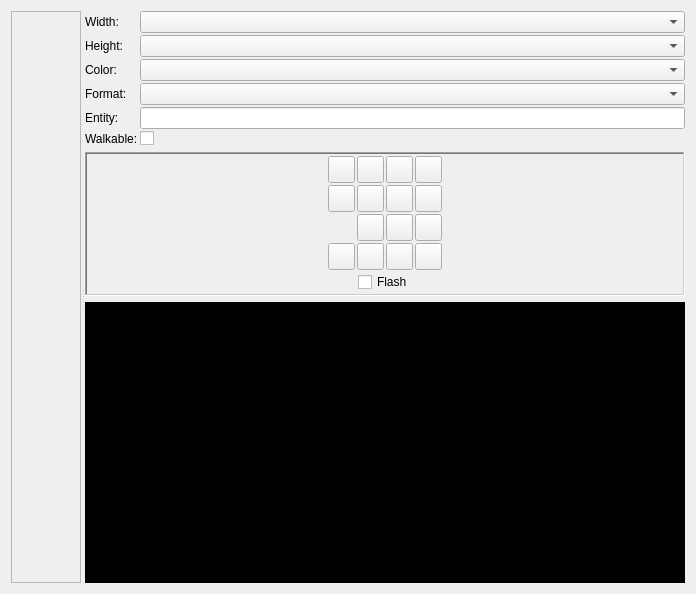
<?xml version="1.0" encoding="UTF-8"?>
<ui version="4.0">
 <class>GfxEditorTab</class>
 <widget class="QWidget" name="GfxEditorTab">
  <property name="geometry">
   <rect>
    <x>0</x>
    <y>0</y>
    <width>696</width>
    <height>594</height>
   </rect>
  </property>
  <layout class="QVBoxLayout" name="mainLayout" stretch="0">
   <item>
    <widget class="QSplitter" name="splitter">
     <property name="orientation">
      <enum>Qt::Horizontal</enum>
     </property>
     <property name="childrenCollapsible">
      <bool>false</bool>
     </property>
     <widget class="QScrollArea" name="editScrollArea">
      <property name="widgetResizable">
       <bool>true</bool>
      </property>
      <property name="alignment">
       <set>Qt::AlignCenter</set>
      </property>
      <widget class="GfxEditorWidget" name="editorWidget">
       <property name="geometry">
        <rect>
         <x>0</x>
         <y>0</y>
         <width>69</width>
         <height>574</height>
        </rect>
       </property>
      </widget>
     </widget>
     <widget class="QWidget" name="rightLayoutWidget">
      <layout class="QVBoxLayout" name="rightLayout">
       <item>
        <layout class="QFormLayout" name="formLayout">
         <property name="horizontalSpacing">
          <number>2</number>
         </property>
         <property name="verticalSpacing">
          <number>2</number>
         </property>
         <item row="0" column="0">
          <widget class="QLabel" name="widthLabel">
           <property name="text">
            <string>Width:</string>
           </property>
           <property name="buddy">
            <cstring>widthCombo</cstring>
           </property>
          </widget>
         </item>
         <item row="0" column="1">
          <widget class="QComboBox" name="widthCombo"/>
         </item>
         <item row="1" column="0">
          <widget class="QLabel" name="heightLabel">
           <property name="text">
            <string>Height:</string>
           </property>
           <property name="textFormat">
            <enum>Qt::PlainText</enum>
           </property>
           <property name="buddy">
            <cstring>heightCombo</cstring>
           </property>
          </widget>
         </item>
         <item row="1" column="1">
          <widget class="QComboBox" name="heightCombo"/>
         </item>
         <item row="2" column="0">
          <widget class="QLabel" name="colorModeLabel">
           <property name="text">
            <string>Color:</string>
           </property>
           <property name="buddy">
            <cstring>colorModeCombo</cstring>
           </property>
          </widget>
         </item>
         <item row="2" column="1">
          <widget class="QComboBox" name="colorModeCombo"/>
         </item>
         <item row="3" column="0">
          <widget class="QLabel" name="formatLabel">
           <property name="sizePolicy">
            <sizepolicy hsizetype="Minimum" vsizetype="Preferred">
             <horstretch>0</horstretch>
             <verstretch>0</verstretch>
            </sizepolicy>
           </property>
           <property name="text">
            <string>Format:</string>
           </property>
           <property name="buddy">
            <cstring>formatCombo</cstring>
           </property>
          </widget>
         </item>
         <item row="3" column="1">
          <widget class="QComboBox" name="formatCombo"/>
         </item>
         <item row="4" column="0">
          <widget class="QLabel" name="entityLabel">
           <property name="text">
            <string>Entity:</string>
           </property>
           <property name="buddy">
            <cstring>entityEdit</cstring>
           </property>
          </widget>
         </item>
         <item row="5" column="0">
          <widget class="QLabel" name="walkableLabel">
           <property name="text">
            <string>Walkable:</string>
           </property>
           <property name="buddy">
            <cstring>walkableCheck</cstring>
           </property>
          </widget>
         </item>
         <item row="5" column="1">
          <widget class="QCheckBox" name="walkableCheck">
           <property name="text">
            <string/>
           </property>
          </widget>
         </item>
         <item row="4" column="1">
          <widget class="QLineEdit" name="entityEdit"/>
         </item>
        </layout>
       </item>
       <item>
        <widget class="QFrame" name="paletteFrame">
         <property name="frameShape">
          <enum>QFrame::WinPanel</enum>
         </property>
         <property name="frameShadow">
          <enum>QFrame::Sunken</enum>
         </property>
         <layout class="QVBoxLayout" name="paletteFrameLayout">
          <property name="spacing">
           <number>2</number>
          </property>
          <property name="leftMargin">
           <number>2</number>
          </property>
          <property name="topMargin">
           <number>2</number>
          </property>
          <property name="rightMargin">
           <number>2</number>
          </property>
          <property name="bottomMargin">
           <number>2</number>
          </property>
          <item>
           <layout class="QHBoxLayout" name="paletteLayout">
            <item>
             <spacer name="paletteLeftSpacer">
              <property name="orientation">
               <enum>Qt::Horizontal</enum>
              </property>
              <property name="sizeHint" stdset="0">
               <size>
                <width>40</width>
                <height>20</height>
               </size>
              </property>
             </spacer>
            </item>
            <item>
             <layout class="QGridLayout" name="paletteColorsLayout">
              <item row="5" column="3">
               <widget class="QToolButton" name="brightMagentaButton">
                <property name="styleSheet">
                 <string notr="true">padding: 3px</string>
                </property>
                <property name="icon">
                 <iconset resource="../../res/resources.qrc">
                  <normaloff>:/resources/colors/11_bright_magenta.png</normaloff>:/resources/colors/11_bright_magenta.png</iconset>
                </property>
                <property name="checkable">
                 <bool>true</bool>
                </property>
                <property name="toolButtonStyle">
                 <enum>Qt::ToolButtonIconOnly</enum>
                </property>
               </widget>
              </item>
              <item row="5" column="1">
               <widget class="QToolButton" name="brightBlueButton">
                <property name="styleSheet">
                 <string notr="true">padding: 3px</string>
                </property>
                <property name="icon">
                 <iconset resource="../../res/resources.qrc">
                  <normaloff>:/resources/colors/09_bright_blue.png</normaloff>:/resources/colors/09_bright_blue.png</iconset>
                </property>
                <property name="checkable">
                 <bool>true</bool>
                </property>
                <property name="toolButtonStyle">
                 <enum>Qt::ToolButtonIconOnly</enum>
                </property>
               </widget>
              </item>
              <item row="0" column="0">
               <widget class="QToolButton" name="blackButton">
                <property name="styleSheet">
                 <string notr="true">padding: 3px</string>
                </property>
                <property name="icon">
                 <iconset resource="../../res/resources.qrc">
                  <normaloff>:/resources/colors/00_black.png</normaloff>:/resources/colors/00_black.png</iconset>
                </property>
                <property name="checkable">
                 <bool>true</bool>
                </property>
                <property name="toolButtonStyle">
                 <enum>Qt::ToolButtonIconOnly</enum>
                </property>
               </widget>
              </item>
              <item row="4" column="3">
               <widget class="QToolButton" name="whiteButton">
                <property name="styleSheet">
                 <string notr="true">padding: 3px</string>
                </property>
                <property name="icon">
                 <iconset resource="../../res/resources.qrc">
                  <normaloff>:/resources/colors/07_white.png</normaloff>:/resources/colors/07_white.png</iconset>
                </property>
                <property name="checkable">
                 <bool>true</bool>
                </property>
                <property name="toolButtonStyle">
                 <enum>Qt::ToolButtonIconOnly</enum>
                </property>
               </widget>
              </item>
              <item row="5" column="2">
               <widget class="QToolButton" name="brightRedButton">
                <property name="styleSheet">
                 <string notr="true">padding: 3px</string>
                </property>
                <property name="icon">
                 <iconset resource="../../res/resources.qrc">
                  <normaloff>:/resources/colors/10_bright_red.png</normaloff>:/resources/colors/10_bright_red.png</iconset>
                </property>
                <property name="checkable">
                 <bool>true</bool>
                </property>
                <property name="toolButtonStyle">
                 <enum>Qt::ToolButtonIconOnly</enum>
                </property>
               </widget>
              </item>
              <item row="0" column="1">
               <widget class="QToolButton" name="blueButton">
                <property name="styleSheet">
                 <string notr="true">padding: 3px</string>
                </property>
                <property name="icon">
                 <iconset resource="../../res/resources.qrc">
                  <normaloff>:/resources/colors/01_blue.png</normaloff>:/resources/colors/01_blue.png</iconset>
                </property>
                <property name="checkable">
                 <bool>true</bool>
                </property>
                <property name="toolButtonStyle">
                 <enum>Qt::ToolButtonIconOnly</enum>
                </property>
               </widget>
              </item>
              <item row="0" column="2">
               <widget class="QToolButton" name="redButton">
                <property name="styleSheet">
                 <string notr="true">padding: 3px</string>
                </property>
                <property name="icon">
                 <iconset resource="../../res/resources.qrc">
                  <normaloff>:/resources/colors/02_red.png</normaloff>:/resources/colors/02_red.png</iconset>
                </property>
                <property name="checkable">
                 <bool>true</bool>
                </property>
                <property name="toolButtonStyle">
                 <enum>Qt::ToolButtonIconOnly</enum>
                </property>
               </widget>
              </item>
              <item row="4" column="0">
               <widget class="QToolButton" name="greenButton">
                <property name="styleSheet">
                 <string notr="true">padding: 3px</string>
                </property>
                <property name="icon">
                 <iconset resource="../../res/resources.qrc">
                  <normaloff>:/resources/colors/04_green.png</normaloff>:/resources/colors/04_green.png</iconset>
                </property>
                <property name="checkable">
                 <bool>true</bool>
                </property>
                <property name="toolButtonStyle">
                 <enum>Qt::ToolButtonIconOnly</enum>
                </property>
               </widget>
              </item>
              <item row="0" column="3">
               <widget class="QToolButton" name="magentaButton">
                <property name="styleSheet">
                 <string notr="true">padding: 3px</string>
                </property>
                <property name="icon">
                 <iconset resource="../../res/resources.qrc">
                  <normaloff>:/resources/colors/03_magenta.png</normaloff>:/resources/colors/03_magenta.png</iconset>
                </property>
                <property name="checkable">
                 <bool>true</bool>
                </property>
                <property name="toolButtonStyle">
                 <enum>Qt::ToolButtonIconOnly</enum>
                </property>
               </widget>
              </item>
              <item row="4" column="2">
               <widget class="QToolButton" name="yellowButton">
                <property name="styleSheet">
                 <string notr="true">padding: 3px</string>
                </property>
                <property name="icon">
                 <iconset resource="../../res/resources.qrc">
                  <normaloff>:/resources/colors/06_yellow.png</normaloff>:/resources/colors/06_yellow.png</iconset>
                </property>
                <property name="checkable">
                 <bool>true</bool>
                </property>
                <property name="toolButtonStyle">
                 <enum>Qt::ToolButtonIconOnly</enum>
                </property>
               </widget>
              </item>
              <item row="6" column="0">
               <widget class="QToolButton" name="brightGreenButton">
                <property name="styleSheet">
                 <string notr="true">padding: 3px</string>
                </property>
                <property name="icon">
                 <iconset resource="../../res/resources.qrc">
                  <normaloff>:/resources/colors/12_bright_green.png</normaloff>:/resources/colors/12_bright_green.png</iconset>
                </property>
                <property name="checkable">
                 <bool>true</bool>
                </property>
                <property name="toolButtonStyle">
                 <enum>Qt::ToolButtonIconOnly</enum>
                </property>
               </widget>
              </item>
              <item row="6" column="2">
               <widget class="QToolButton" name="brightYellowButton">
                <property name="styleSheet">
                 <string notr="true">padding: 3px</string>
                </property>
                <property name="icon">
                 <iconset resource="../../res/resources.qrc">
                  <normaloff>:/resources/colors/14_bright_yellow.png</normaloff>:/resources/colors/14_bright_yellow.png</iconset>
                </property>
                <property name="checkable">
                 <bool>true</bool>
                </property>
                <property name="toolButtonStyle">
                 <enum>Qt::ToolButtonIconOnly</enum>
                </property>
               </widget>
              </item>
              <item row="6" column="3">
               <widget class="QToolButton" name="brightWhiteButton">
                <property name="styleSheet">
                 <string notr="true">padding: 3px</string>
                </property>
                <property name="icon">
                 <iconset resource="../../res/resources.qrc">
                  <normaloff>:/resources/colors/15_bright_white.png</normaloff>:/resources/colors/15_bright_white.png</iconset>
                </property>
                <property name="checkable">
                 <bool>true</bool>
                </property>
                <property name="toolButtonStyle">
                 <enum>Qt::ToolButtonIconOnly</enum>
                </property>
               </widget>
              </item>
              <item row="4" column="1">
               <widget class="QToolButton" name="cyanButton">
                <property name="styleSheet">
                 <string notr="true">padding: 3px</string>
                </property>
                <property name="icon">
                 <iconset resource="../../res/resources.qrc">
                  <normaloff>:/resources/colors/05_cyan.png</normaloff>:/resources/colors/05_cyan.png</iconset>
                </property>
                <property name="checkable">
                 <bool>true</bool>
                </property>
                <property name="toolButtonStyle">
                 <enum>Qt::ToolButtonIconOnly</enum>
                </property>
               </widget>
              </item>
              <item row="6" column="1">
               <widget class="QToolButton" name="brightCyanButton">
                <property name="styleSheet">
                 <string notr="true">padding: 3px</string>
                </property>
                <property name="icon">
                 <iconset resource="../../res/resources.qrc">
                  <normaloff>:/resources/colors/13_bright_cyan.png</normaloff>:/resources/colors/13_bright_cyan.png</iconset>
                </property>
                <property name="checkable">
                 <bool>true</bool>
                </property>
                <property name="toolButtonStyle">
                 <enum>Qt::ToolButtonIconOnly</enum>
                </property>
               </widget>
              </item>
             </layout>
            </item>
            <item>
             <spacer name="paletteRightSpacer">
              <property name="orientation">
               <enum>Qt::Horizontal</enum>
              </property>
              <property name="sizeHint" stdset="0">
               <size>
                <width>40</width>
                <height>20</height>
               </size>
              </property>
             </spacer>
            </item>
           </layout>
          </item>
          <item>
           <layout class="QHBoxLayout" name="blinkingLayout">
            <item>
             <spacer name="blinkingLeftSpacer">
              <property name="orientation">
               <enum>Qt::Horizontal</enum>
              </property>
              <property name="sizeHint" stdset="0">
               <size>
                <width>40</width>
                <height>20</height>
               </size>
              </property>
             </spacer>
            </item>
            <item>
             <widget class="QCheckBox" name="blinkingCheck">
              <property name="text">
               <string>Flash</string>
              </property>
             </widget>
            </item>
            <item>
             <spacer name="blinkingRightSpacer">
              <property name="orientation">
               <enum>Qt::Horizontal</enum>
              </property>
              <property name="sizeHint" stdset="0">
               <size>
                <width>40</width>
                <height>20</height>
               </size>
              </property>
             </spacer>
            </item>
           </layout>
          </item>
         </layout>
        </widget>
       </item>
       <item>
        <widget class="QScrollArea" name="previewScrollArea">
         <property name="styleSheet">
          <string notr="true">background-color: black</string>
         </property>
         <property name="widgetResizable">
          <bool>true</bool>
         </property>
         <property name="alignment">
          <set>Qt::AlignCenter</set>
         </property>
         <widget class="QLabel" name="previewWidget">
          <property name="geometry">
           <rect>
            <x>0</x>
            <y>0</y>
            <width>598</width>
            <height>273</height>
           </rect>
          </property>
          <property name="text">
           <string notr="true"/>
          </property>
          <property name="textFormat">
           <enum>Qt::PlainText</enum>
          </property>
          <property name="alignment">
           <set>Qt::AlignCenter</set>
          </property>
         </widget>
        </widget>
       </item>
      </layout>
     </widget>
    </widget>
   </item>
  </layout>
 </widget>
 <customwidgets>
  <customwidget>
   <class>GfxEditorWidget</class>
   <extends>QWidget</extends>
   <header>editor/gfx/GfxEditorWidget.h</header>
   <container>1</container>
  </customwidget>
 </customwidgets>
 <tabstops>
  <tabstop>editScrollArea</tabstop>
  <tabstop>widthCombo</tabstop>
  <tabstop>heightCombo</tabstop>
  <tabstop>colorModeCombo</tabstop>
  <tabstop>formatCombo</tabstop>
  <tabstop>entityEdit</tabstop>
  <tabstop>walkableCheck</tabstop>
  <tabstop>blackButton</tabstop>
  <tabstop>blueButton</tabstop>
  <tabstop>redButton</tabstop>
  <tabstop>magentaButton</tabstop>
  <tabstop>greenButton</tabstop>
  <tabstop>cyanButton</tabstop>
  <tabstop>yellowButton</tabstop>
  <tabstop>whiteButton</tabstop>
  <tabstop>brightBlueButton</tabstop>
  <tabstop>brightRedButton</tabstop>
  <tabstop>brightMagentaButton</tabstop>
  <tabstop>brightGreenButton</tabstop>
  <tabstop>brightCyanButton</tabstop>
  <tabstop>brightYellowButton</tabstop>
  <tabstop>brightWhiteButton</tabstop>
  <tabstop>blinkingCheck</tabstop>
  <tabstop>previewScrollArea</tabstop>
 </tabstops>
 <resources>
  <include location="../../res/resources.qrc"/>
 </resources>
 <connections/>
</ui>
